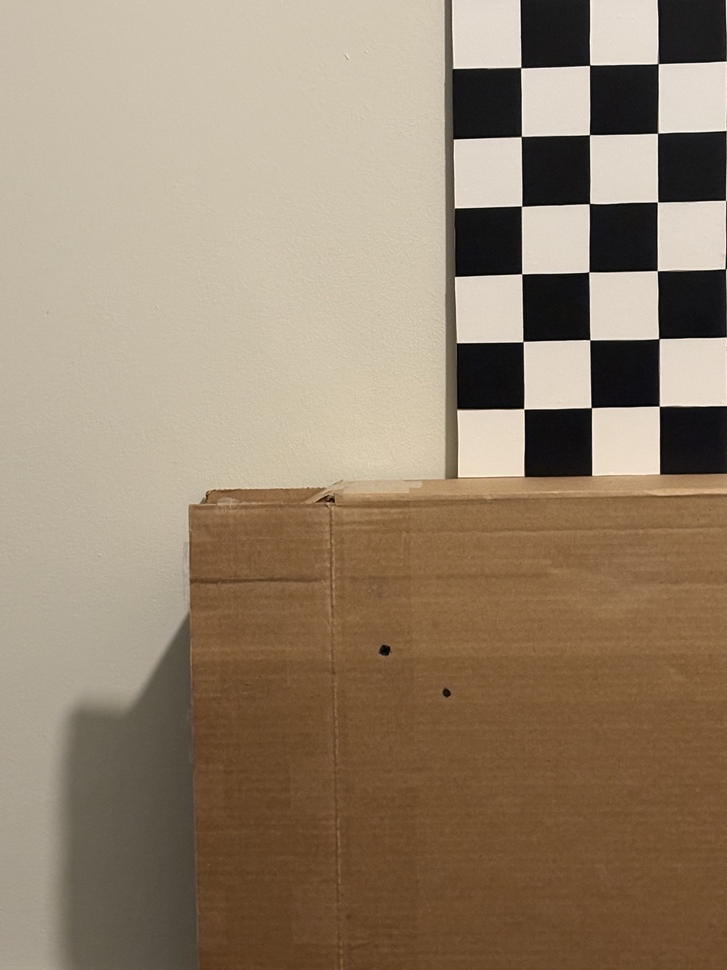
#> input picture data/calibration_board/Metrology_Left.jpeg, 727 x 970 px, shrunk from 3024 x 4032 before the run
$ python img_calibrate.py
#> lines starting #> are read from the running program, lines starting #| are printed output that depends on the picture
import os
import cv2
import numpy as np
import matplotlib.pyplot as plt

# CONFIGURATION
# Checkerboard settings for your 4x7 squares (inner corners = squares - 1)
CHECKERBOARD = (3, 6)  # width x height in inner corners
SQUARE_SIZE_CM = 5     # one square in cm

# Image paths
left_image_path = "data/calibration_board/Metrology_Left.jpeg"
right_image_path = "data/calibration_board/Metrology_Right.jpeg"


# UTILITY FUNCTIONS
def load_image(path):
    if not os.path.exists(path):
        raise FileNotFoundError(f"File not found: {path}")
    img = cv2.imread(path)
#> img is the input picture: shape (970, 727, 3); mean B, G, R 109.9, 131.7, 149.8
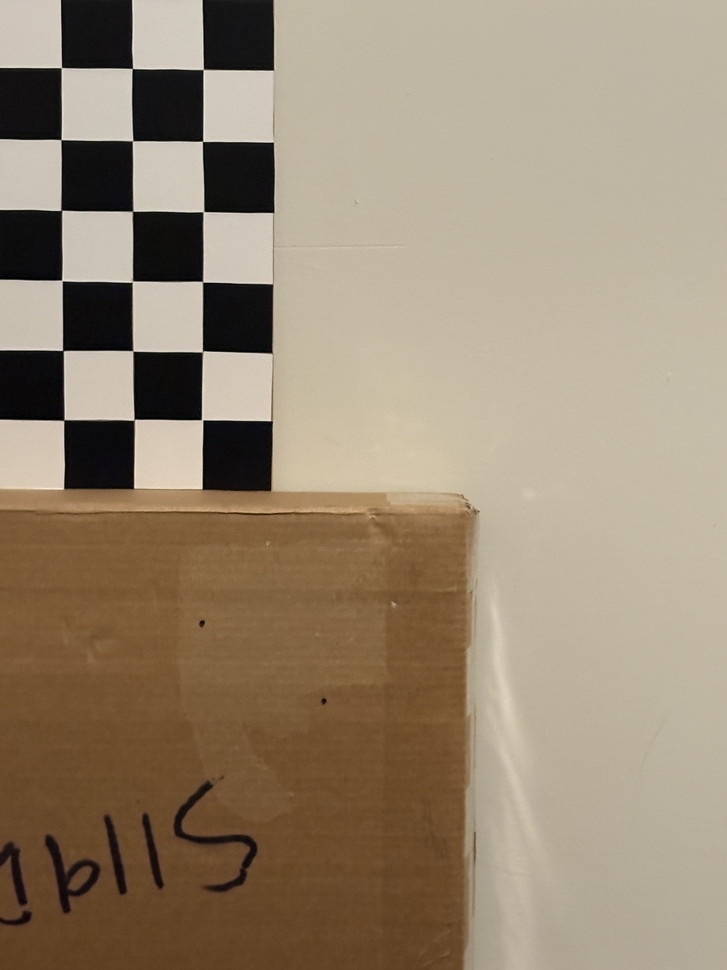
#> input picture data/calibration_board/Metrology_Right.jpeg, 727 x 970 px, shrunk from 3024 x 4032 before the run
#> in load_image, img is the input picture: shape (970, 727, 3); mean B, G, R 114.8, 136.4, 152.4
    if img is None:
        raise ValueError(f"Failed to load image: {path}")
    return img

def interactive_point_selection(img, num_points=2, title="Select points"):
    """Manually select points on the image."""
    img_rgb = cv2.cvtColor(img, cv2.COLOR_BGR2RGB)
    fig, ax = plt.subplots()
    ax.imshow(img_rgb)
    plt.title(title)

    selected_points = []

    def onclick(event):
        if event.xdata is not None and event.ydata is not None and len(selected_points) < num_points:
            selected_points.append((event.xdata, event.ydata))
            ax.plot(event.xdata, event.ydata, 'ro', markersize=5)
            fig.canvas.draw()
            print(f"Selected point: ({event.xdata:.2f}, {event.ydata:.2f})")
        if len(selected_points) == num_points:
            fig.canvas.mpl_disconnect(cid)
            plt.close(fig)

    cid = fig.canvas.mpl_connect('button_press_event', onclick)
    plt.show()
    return selected_points

def find_checkerboard_scale(img, checkerboard_size, square_size_cm):
    """
    Attempts to detect the checkerboard and compute mm/pixel scale.
    If detection fails, falls back to manual selection of two adjacent corners.
    """
#> called with checkerboard_size = (3, 6), square_size_cm = 5
    gray = cv2.cvtColor(img, cv2.COLOR_BGR2GRAY)
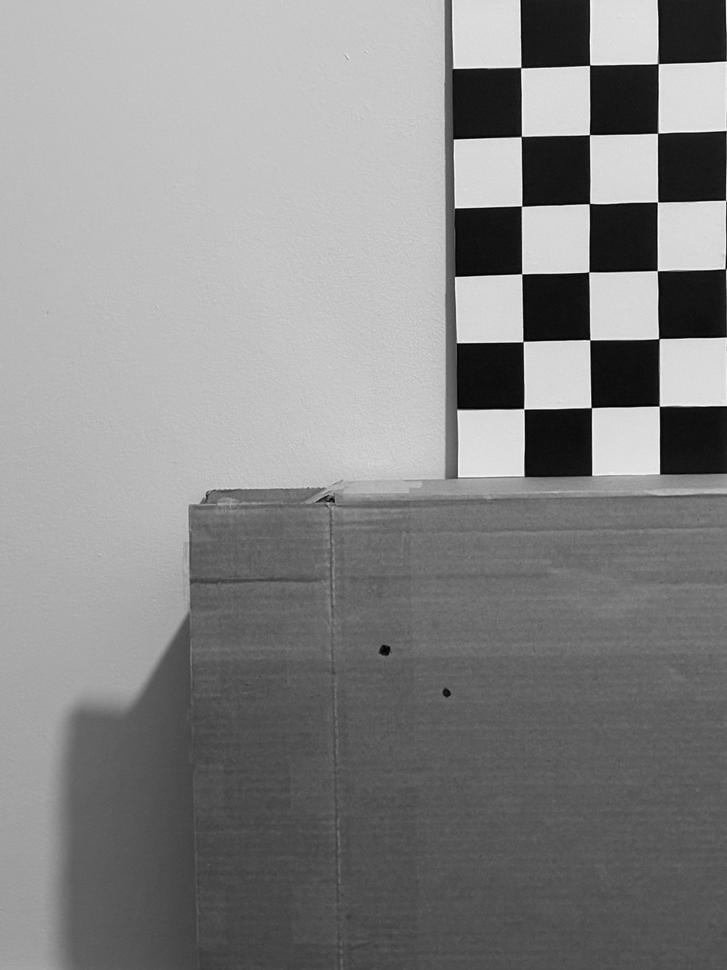
#> gray: shape (970, 727); min 0, max 251, mean 134.6
    gray = cv2.equalizeHist(gray)  # improve contrast
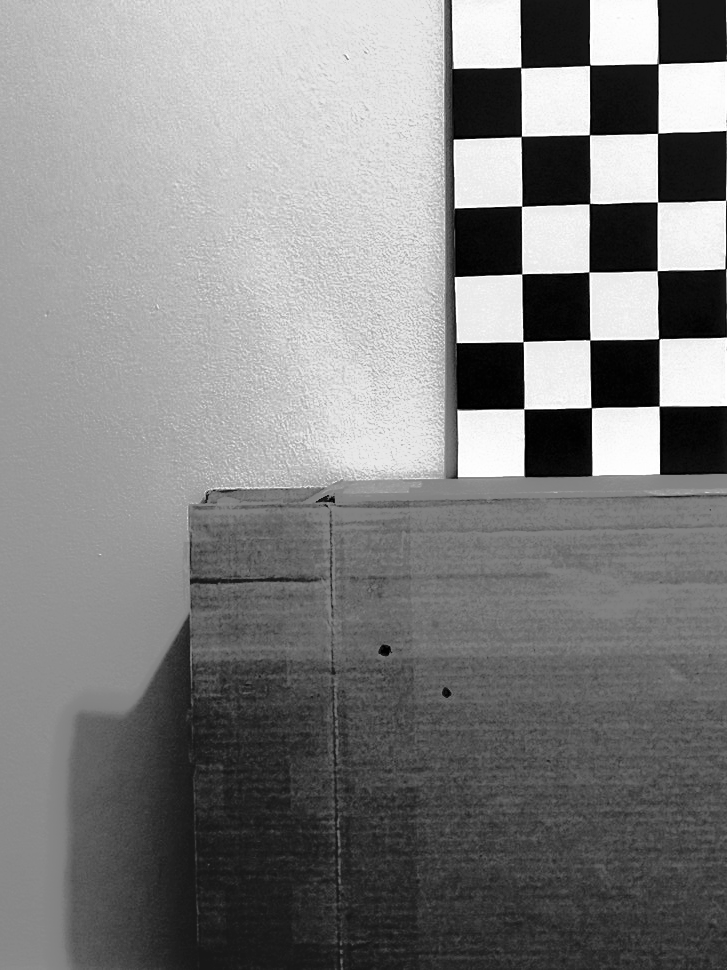
#> gray: shape (970, 727); min 0, max 255, mean 128.7

    # Try automatic detection first
    ret, corners = cv2.findChessboardCornersSB(gray, checkerboard_size)
#> ret = True; corners = 18 rows, first 8: [520.8, 67.58], [589.5, 65.49], [657.9, 63.75], [521.3, 136.7], [589.4, 135], [657.7, 133.2], [521.6, 206.2], [589.4, 204]
    if ret:
        corners = corners.squeeze()
        print(f"Checkerboard detected automatically. Using first two corners for scale.")
        pt1, pt2 = corners[0], corners[1]
#> pt1 = [520.8, 67.58]; pt2 = [589.5, 65.49]
    else:
        print("Automatic checkerboard detection failed. Please select two adjacent corners manually.")
        selected_points = interactive_point_selection(img, num_points=2, title="Select two adjacent corners for scale")
        pt1, pt2 = np.array(selected_points[0]), np.array(selected_points[1])

    pixel_dist = np.linalg.norm(pt1 - pt2)
#> pixel_dist = 68.77
    scale_mm_per_pixel = (square_size_cm * 10) / pixel_dist  # convert cm -> mm
#> scale_mm_per_pixel = 0.727
    print(f"Pixel distance: {pixel_dist:.2f}, Scale: {scale_mm_per_pixel:.4f} mm/pixel")
#| Pixel distance: 68.77, Scale: 0.7271 mm/pixel
    return scale_mm_per_pixel

def compute_distance_mm(pt1, pt2, scale_mm_per_pixel):
    """Compute Euclidean distance between two points in mm."""
    pt1 = np.array(pt1)
    pt2 = np.array(pt2)
    pixel_dist = np.linalg.norm(pt1 - pt2)
    return pixel_dist * scale_mm_per_pixel


# MAIN WORKFLOW
# Load images
img_left = load_image(left_image_path)
img_right = load_image(right_image_path)

# Compute scale for both images
scale_left = find_checkerboard_scale(img_left, CHECKERBOARD, SQUARE_SIZE_CM)
#> scale_left = 0.727
scale_right = find_checkerboard_scale(img_right, CHECKERBOARD, SQUARE_SIZE_CM)
#> call 2 of find_checkerboard_scale, with checkerboard_size = (3, 6), square_size_cm = 5
#> in find_checkerboard_scale (call 2), `gray = cv2.cvtColor(img, cv2.COLOR_BGR2GRAY)`:
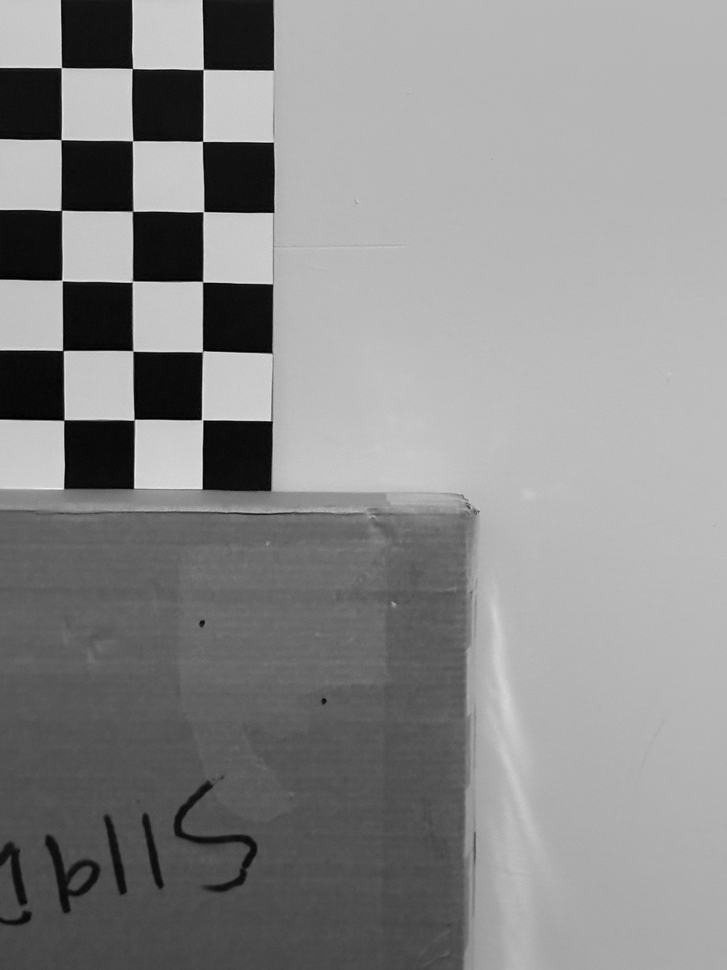
#> gray: shape (970, 727); min 0, max 240, mean 138.7
#> in find_checkerboard_scale (call 2), `gray = cv2.equalizeHist(gray)`:
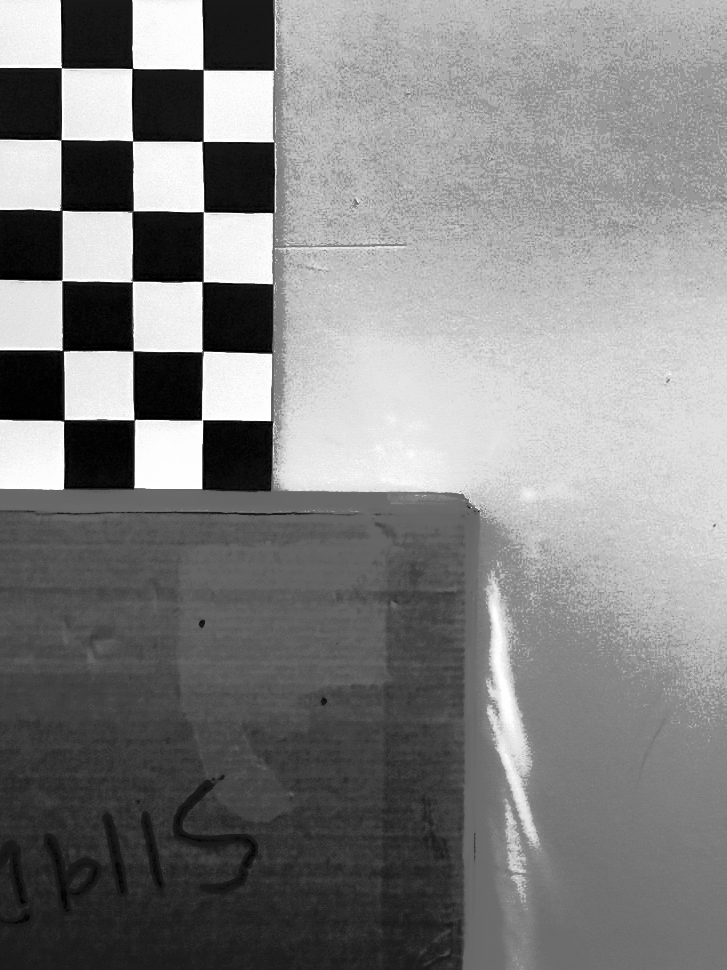
#> gray: shape (970, 727); min 0, max 255, mean 130.2
#> in find_checkerboard_scale (call 2), `ret, corners = cv2.findChessboardCornersSB(gray, checkerboard_size)`: corners = 18 rows, first 8: [61.08, 68.01], [132.1, 68.71], [203, 69.74], [60.95, 139.8], [132.4, 141], [202.6, 141.6], [61.29, 210.7], [132.4, 211.3]
#> in find_checkerboard_scale (call 2), `pt1, pt2 = corners[0], corners[1]`: pt1 = [61.08, 68.01]; pt2 = [132.1, 68.71]
#> in find_checkerboard_scale (call 2), `pixel_dist = np.linalg.norm(pt1 - pt2)`: pixel_dist = 70.98
#> in find_checkerboard_scale (call 2), `scale_mm_per_pixel = (square_size_cm * 10) / pixel_dist`: scale_mm_per_pixel = 0.704
#| Pixel distance: 70.98, Scale: 0.7044 mm/pixel
#> scale_right = 0.704

# Select points on LEFT image and compute distance
print("\nSelect points on LEFT image for measurement")
points_left = interactive_point_selection(img_left, num_points=2, title="LEFT image: select two points")
#> points_left = []
#> (the run stopped early here; a loop or call above may not have finished)
